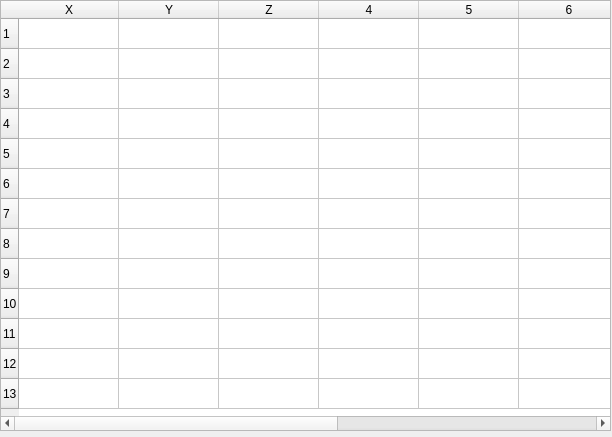
<?xml version="1.0" encoding="UTF-8"?>
<ui version="4.0">
 <class>TableWindow</class>
 <widget class="QDialog" name="TableWindow">
  <property name="geometry">
   <rect>
    <x>0</x>
    <y>0</y>
    <width>612</width>
    <height>437</height>
   </rect>
  </property>
  <property name="windowTitle">
   <string>Dialog</string>
  </property>
  <widget class="QTableWidget" name="tableWidget">
   <property name="geometry">
    <rect>
     <x>0</x>
     <y>0</y>
     <width>611</width>
     <height>431</height>
    </rect>
   </property>
   <property name="sortingEnabled">
    <bool>true</bool>
   </property>
   <property name="rowCount">
    <number>13</number>
   </property>
   <property name="columnCount">
    <number>9</number>
   </property>
   <row/>
   <row/>
   <row/>
   <row/>
   <row/>
   <row/>
   <row/>
   <row/>
   <row/>
   <row/>
   <row/>
   <row/>
   <row/>
   <column>
    <property name="text">
     <string>X</string>
    </property>
   </column>
   <column>
    <property name="text">
     <string>Y</string>
    </property>
   </column>
   <column>
    <property name="text">
     <string>Z</string>
    </property>
   </column>
   <column/>
   <column/>
   <column/>
   <column/>
   <column/>
   <column/>
  </widget>
 </widget>
 <resources/>
 <connections/>
</ui>
